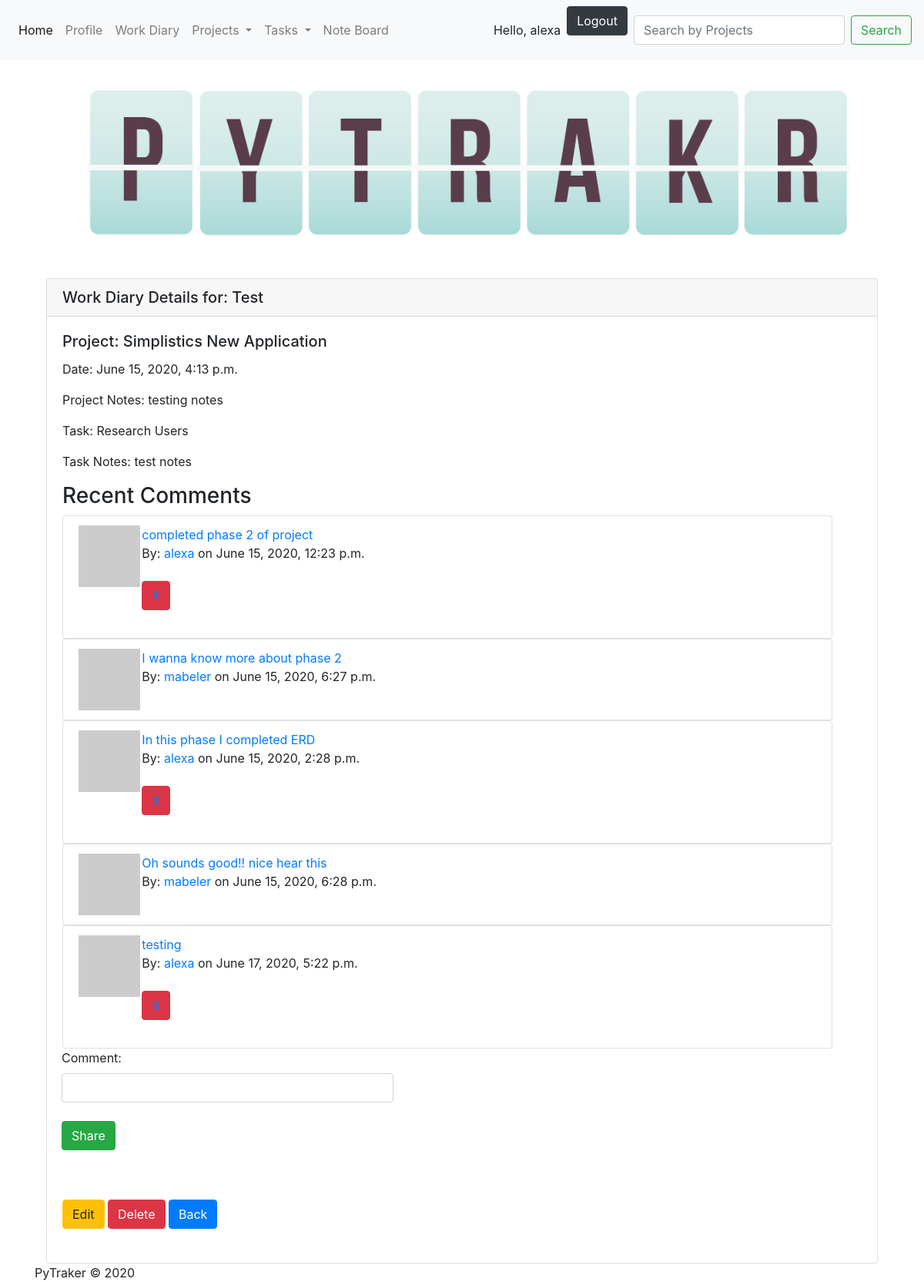
Screenshot of /PyTraker/workdiary_detail/2 (signed in) with the database file from the repository.
### PyTraker/models.py (models this page shows, shortened)
class WorkDiary(models.Model):
    userID = models.ForeignKey(User, on_delete=models.CASCADE)
    name = models.CharField(max_length=50)
    date = models.DateTimeField()
    projectID = models.ForeignKey(Projects, on_delete=models.CASCADE)
    projectNotesID = models.ForeignKey(ProjectNotes, on_delete=models.CASCADE)
    taskID = models.ForeignKey(Tasks, on_delete=models.CASCADE)
    taskNotesID = models.ForeignKey(TaskNotes, on_delete=models.CASCADE)

class Projects(models.Model):
    name = models.CharField(max_length=50)
    description = models.TextField(max_length=250)
    clientID = models.ForeignKey(Clients, on_delete=models.CASCADE)
    payRate = models.IntegerField()
    startDate = models.DateTimeField()
    dueDate = models.DateTimeField()

class ProjectNotes(models.Model):
    note = models.TextField(max_length=250)
    projectID = models.ForeignKey(Projects, on_delete=models.CASCADE)

class Tasks(models.Model):
    projectID = models.ForeignKey(Projects, on_delete=models.CASCADE)
    name = models.CharField(max_length=50)
    description = models.TextField(max_length=250)
    complete = models.BooleanField(default=False)
    due_date = models.DateTimeField()

class TaskNotes(models.Model):
    note = models.TextField(max_length=250)
    taskID = models.ForeignKey(Tasks, on_delete=models.CASCADE)

class Comments(models.Model):
    user = models.ForeignKey(User, on_delete=models.CASCADE)
    comment = models.CharField(max_length=2000)
    comment_date = models.DateTimeField()
    workdiary = models.ForeignKey(WorkDiary, on_delete=models.CASCADE, default='1')

### PyTraker/views.py (the view, shortened to what this page needs)
# urls.py: path("PyTraker/workdiary_detail/<int:pk>", views.workdiary_details, name="workdiary_detail"),
@login_required
def workdiary_details(request, pk):
    workdiary = get_object_or_404(WorkDiary, pk=pk)
    comments = Comments.objects.filter(workdiary=pk)
    date = datetime.now()
    context = {
        'object': comments,
        'time': defaultfilters.date(date, "Y-m-d h:i A"),
        'workdiary': workdiary
    }
    return render(request, 'PyTraker/workdiary_detail.html', context)

### PyTraker/templates/PyTraker/workdiary_detail.html (shortened to what this page needs)
{% extends "PyTraker/header.html" %}
{% block content %}
<div class="container">
  <div class="card">
    <h5 class="card-header">Work Diary Details for: {{ workdiary.name }}</h5>
    <div class="card-body">
      <h5 class="card-title">Project: {{ workdiary.projectID.name }}</h5>
      <p class="card-text">Date: {{ workdiary.date }}</p>
      <p class="card-text">Project Notes: {{ workdiary.projectNotesID.note }}</p>
      <p class="card-text">Task: {{ workdiary.taskID.name }}</p>
      <p class="card-text">Task Notes: {{ workdiary.taskNotesID.note }}</p>
      <div class="container">
    <div class="row">
        <div class="panel panel-default widget">
            <div class="panel-heading">
                <h3 class="panel-title">
                    Recent Comments</h3>
            </div>
            {% if object %}
                {% for comment in object %}
            <div class="panel-body">
                <ul class="list-group">
                    <li class="list-group-item">
                        <div class="row">
                            <div class="col-xs-2 col-md-1">
                                <img src="http://placehold.it/80" class="img-circle img-responsive" alt="" /></div>
                            <div class="col-xs-10 col-md-11">
                                <div>
                                    <a href="/PyTraker/comments/{{ comment.id }}">
                                        {{ comment.comment }}</a>
                                    <div class="mic-info">
                                        By: <a href="#">{{ comment.user }}</a> on {{ comment.comment_date }}
                                    </div>
                                </div>
                                <div class="action">
                                    {% if comment.user == user %}
                                    <button type="button" class="btn btn-danger btn-xs" title="Delete">
                                        <a href="/PyTraker/comments/{{ comment.id }}/delete/"><span class="glyphicon glyphicon-trash">X</span></a>
                                    </button>
                                    {% endif %}
                                </div>
                            </div>
                        </div>
                    </li>
                </ul>
            </div>
            {% endfor %}
{% else %}
<h2>You don't have any comment for display </h2>
{% endif %}
  <div class="input-group input-group-lg" style="width:1000px">
      <form method="POST" action="">
    <label>Comment:</label>
          <input type="text" class="form-control" style="display:inline" name="comment" id="id_comment">
          <input class="btn btn-success" style="display:inline" type="submit" value="Share" />
</form>
</div>
        </div>
    </div>
</div>
      <a href="/PyTraker/workdiary_edit/{{ workdiary.id }}" class="btn btn-warning">Edit</a>
      <a href="/PyTraker/workdiary_delete/{{ workdiary.id }}"  class="btn btn-danger"  id ='{{workdiary.id}}'>Delete</a>
      <a href="/PyTraker/workdiary" class="btn btn-primary" >Back</a>
    </div>
  </div>
</div>
{% endblock %}

### PyTraker/templates/PyTraker/header.html (shortened to what this page needs)
<head>
    <link rel="stylesheet" href="https://stackpath.bootstrapcdn.com/bootstrap/4.5.0/css/bootstrap.min.css"
>
    <link rel="stylesheet" href="//code.jquery.com/ui/1.12.1/themes/base/jquery-ui.css">
     {% load static %}
    <link rel="stylesheet" type="text/css" href="{% static 'PyTraker/style.css' %}">
</head>
<body>
<header>
    <nav class="navbar navbar-expand-lg navbar-light bg-light">
  <div class="collapse navbar-collapse" id="navbarSupportedContent">
    <ul class="navbar-nav mr-auto">
      <li class="nav-item active">
        <a class="nav-link" href="/PyTraker/index">Home</a>
      </li>
        {% if user.is_authenticated %}
      <li class="nav-item">
        <a class="nav-link" href="/PyTraker/user_profile/{{ request.user.id }}">Profile</a>
      </li>
      <li class="nav-item">
        <a class="nav-link" href="/PyTraker/workdiary">Work Diary</a>
      </li>
      <li class="nav-item dropdown">
        <a class="nav-link dropdown-toggle" href="#" id="navbarDropdown" role="button" data-toggle="dropdown" aria-haspopup="true" aria-expanded="false">
          Projects
        </a>
      </li>
            <li class="nav-item dropdown">
        <a class="nav-link dropdown-toggle" href="#" id="navbarDropdown" role="button" data-toggle="dropdown" aria-haspopup="true" aria-expanded="false">
          Tasks
        </a>
      </li>
      <li class="nav-item">
        <a class="nav-link" href="/PyTraker/noteboard">Note Board</a>
      </li>
    </ul>
      <div class="nav-item">Hello, {{ request.user }} </div>  <a href="#" onClick="document.getElementById('logoutform').submit()"><button type="button" class="btn btn-dark" id="logout-btn">Logout</button></a>
{% else %}
<a href="{% url 'PyTraker:sign_up' %}" class="nav-link"  >Sign up</a>  <a href="/PyTraker/login/?next=/" class="nav-link" >Login</a>
{% endif %}
    <form class="form-inline my-2 my-lg-0" action="/search" method="get">
      <input class="form-control mr-sm-2"name='q' type="text" placeholder="Search by Projects" aria-label="Search">
      <button class="btn btn-outline-success my-2 my-sm-0" type="submit">Search</button>
    </form>
  </div>
</nav>
</header>
<div class="container">
{% load static %}
<img src="{% static "PyTraker/logo.png" %}" alt="My logo" id="logo">
{% block content %}
{% endblock %}
<footer>PyTraker &#169; 2020 </footer>
 </body>

### PyTraker/static/PyTraker/style.css (style rules this page uses)
#logo { max-width: 100%; height: auto; margin-left: auto; margin-right: auto; }
.btn { margin-top:1.5em; margin-bottom:1.5em; }
#logout-btn { margin-top:0; margin-left:0.5em; margin-right:0.5em; }

### rows the page displays
WorkDiary: name "Test", projectID.name "Simplistics New Application", date "June 15, 2020, 4:13 p.m.", projectNotesID.note "testing notes", taskID.name "Research Users", taskNotesID.note "test notes"
Comments: comment "completed phase 2 of project", user "alexa", comment_date "June 15, 2020, 12:23 p.m."
Comments: comment "I wanna know more about phase 2", user "mabeler", comment_date "June 15, 2020, 6:27 p.m."
Comments: comment "In this phase I completed ERD", user "alexa", comment_date "June 15, 2020, 2:28 p.m."
Comments: comment "Oh sounds good!! nice hear this", user "mabeler", comment_date "June 15, 2020, 6:28 p.m."
Comments: comment "testing", user "alexa", comment_date "June 17, 2020, 5:22 p.m."

### other values shown
{{ request.user }} "alexa"
